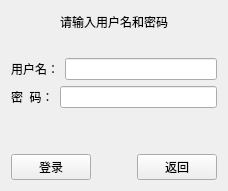
<?xml version="1.0" encoding="UTF-8"?>
<ui version="4.0">
 <class>LoginLayout</class>
 <widget class="QWidget" name="LoginLayout">
  <property name="windowModality">
   <enum>Qt::NonModal</enum>
  </property>
  <property name="geometry">
   <rect>
    <x>0</x>
    <y>0</y>
    <width>224</width>
    <height>191</height>
   </rect>
  </property>
  <property name="contextMenuPolicy">
   <enum>Qt::DefaultContextMenu</enum>
  </property>
  <property name="windowTitle">
   <string>登录</string>
  </property>
  <layout class="QVBoxLayout" name="verticalLayout_2">
   <item>
    <layout class="QVBoxLayout" name="verticalLayout">
     <item>
      <widget class="QLabel" name="titleLabel">
       <property name="autoFillBackground">
        <bool>false</bool>
       </property>
       <property name="text">
        <string>请输入用户名和密码</string>
       </property>
       <property name="alignment">
        <set>Qt::AlignCenter</set>
       </property>
      </widget>
     </item>
     <item>
      <spacer name="verticalSpacer_2">
       <property name="orientation">
        <enum>Qt::Vertical</enum>
       </property>
       <property name="sizeType">
        <enum>QSizePolicy::Fixed</enum>
       </property>
       <property name="sizeHint" stdset="0">
        <size>
         <width>20</width>
         <height>20</height>
        </size>
       </property>
      </spacer>
     </item>
     <item>
      <layout class="QHBoxLayout" name="horizontalLayout_3">
       <item>
        <widget class="QLabel" name="userNameLabel">
         <property name="text">
          <string>用户名：</string>
         </property>
        </widget>
       </item>
       <item>
        <widget class="QLineEdit" name="userNameEdit"/>
       </item>
      </layout>
     </item>
     <item>
      <layout class="QHBoxLayout" name="horizontalLayout_2">
       <item>
        <widget class="QLabel" name="passwordLabel">
         <property name="text">
          <string>密  码：</string>
         </property>
        </widget>
       </item>
       <item>
        <widget class="QLineEdit" name="passwordEdit">
         <property name="contextMenuPolicy">
          <enum>Qt::DefaultContextMenu</enum>
         </property>
        </widget>
       </item>
      </layout>
     </item>
     <item>
      <spacer name="verticalSpacer">
       <property name="orientation">
        <enum>Qt::Vertical</enum>
       </property>
       <property name="sizeType">
        <enum>QSizePolicy::Fixed</enum>
       </property>
       <property name="sizeHint" stdset="0">
        <size>
         <width>20</width>
         <height>40</height>
        </size>
       </property>
      </spacer>
     </item>
     <item>
      <layout class="QHBoxLayout" name="horizontalLayout">
       <item>
        <widget class="QPushButton" name="loginButton">
         <property name="text">
          <string>登录</string>
         </property>
        </widget>
       </item>
       <item>
        <spacer name="horizontalSpacer_2">
         <property name="orientation">
          <enum>Qt::Horizontal</enum>
         </property>
         <property name="sizeType">
          <enum>QSizePolicy::Fixed</enum>
         </property>
         <property name="sizeHint" stdset="0">
          <size>
           <width>40</width>
           <height>20</height>
          </size>
         </property>
        </spacer>
       </item>
       <item>
        <widget class="QPushButton" name="returnButton">
         <property name="text">
          <string>返回</string>
         </property>
        </widget>
       </item>
      </layout>
     </item>
    </layout>
   </item>
  </layout>
 </widget>
 <resources/>
 <connections/>
</ui>
